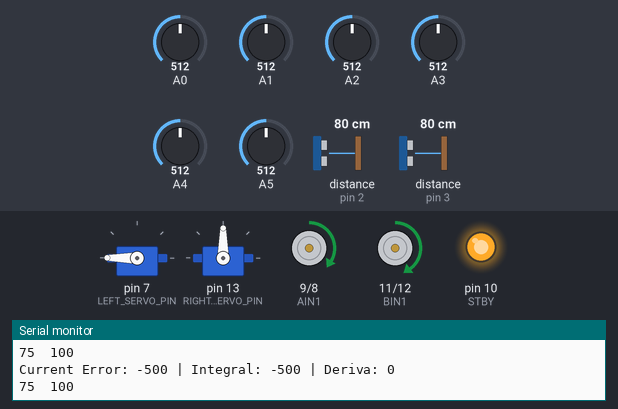
The sketch below on a simulated Arduino Mega 2560, built with avr-gcc and run on an emulated ATmega2560. On the bench: 2 × servo, motor-driver pin pairs drawn as motors (green arrow = first pin HIGH = forward, orange = second pin HIGH = backward, longer = more drive, scaled by the enable pin, stopped while the standby pin is LOW), output pins drawn as LEDs (lit = HIGH), the last lines printed to the serial monitor. Inputs (shaded band) come from the test bench; at power-on: A2 = 512, A0 = 512, distance to the obstacle (sensors on pin 2, pin 3) 80 cm, A1 = 512, A3 = 512, A4 = 512, A5 = 512. The echo pulse lasts 58.3 µs per cm.

Above: at 8.5 s.
8.6 s: A2 set to 716
At 8.91 s:
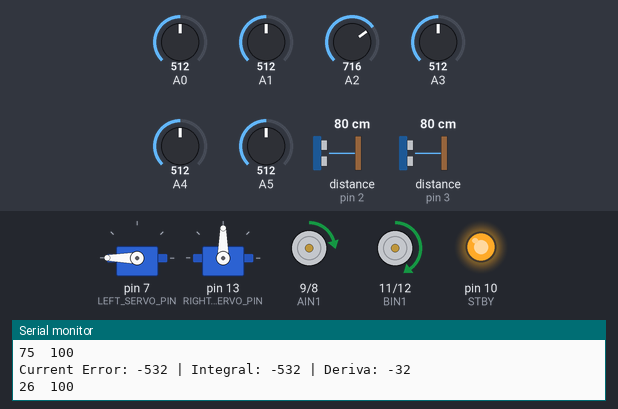
10.5 s: A0 set to 56
At 10.64 s:
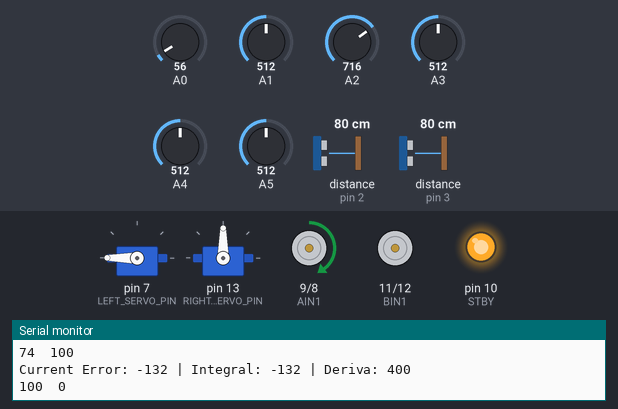
12.2 s: A0 set to 48
At 13.6 s:
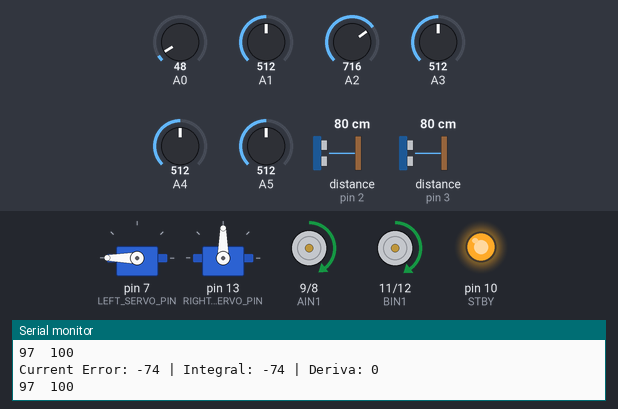
13.9 s: distance to the obstacle (sensor on pin 2) set to 23 cm
15.4 s: distance to the obstacle (sensor on pin 2) set to 18 cm
At 16.2 s:
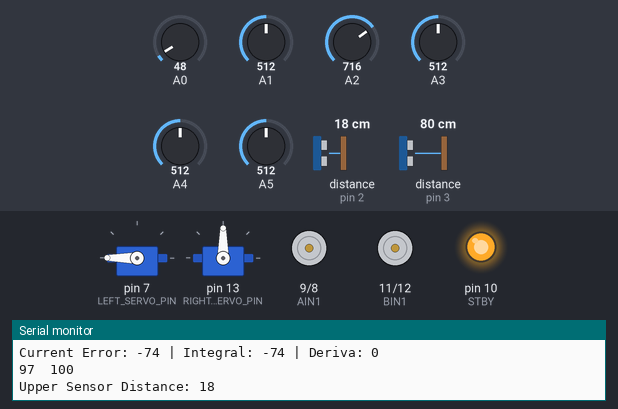
Timing chart, 0 to 18.0 s (numbered marks = the images above; inputs shaded):
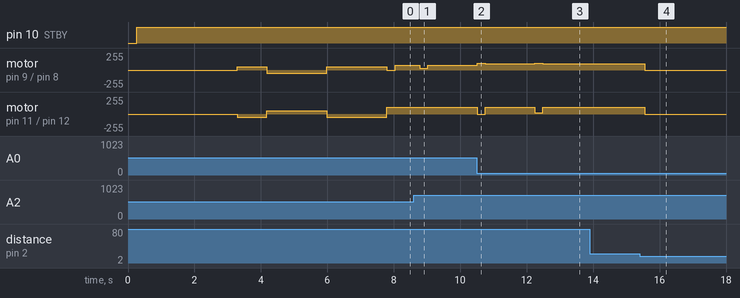

Measured:
- the behaviour switches between 53 and 52 on A0 (found by bisection; images 2 and 3)
- the behaviour switches between 21 and 20 cm on distance to the obstacle (sensor on pin 2) (found by bisection; images 3 and 4)
- after the input at 8.6 s, motor on pin 9 (AIN1) / pin 8 (AIN2): forward 75/255 → forward 26/255 after 0.18 s, → forward 74/255 0.25 s later
- after the input at 10.5 s, motor on pin 9 (AIN1) / pin 8 (AIN2): forward 74/255 → forward 100/255 at once, → forward 94/255 0.25 s later; motor on pin 11 (BIN1) / pin 12 (BIN2): forward 100/255 → stopped at once, → forward 100/255 0.25 s later
- after the input at 12.2 s, motor on pin 9 (AIN1) / pin 8 (AIN2): forward 94/255 → forward 100/255 at once, → forward 97/255 0.25 s later; motor on pin 11 (BIN1) / pin 12 (BIN2): forward 100/255 → forward 17/255 at once, → forward 100/255 0.25 s later
- after the input at 15.4 s, motor on pin 9 (AIN1) / pin 8 (AIN2): forward 97/255 → stopped after 0.16 s; motor on pin 11 (BIN1) / pin 12 (BIN2): forward 100/255 → stopped after 0.16 s

The sketch:

lineFollowerArmsAndWallDetect.ino
```cpp
#include <QTRSensors.h>
#include <NewPing.h>
#include <Servo.h>

// The PID control algorithm is based on the Advanced Line Following Algorithm with 3pi robot,
// please refer to https://www.pololu.com/docs/0J21/7.c for original code.

// The main loop of the example reads the calibrated sensor values and uses them to
// estimate the position of a line.  You can test this by taping a piece of 3/4" black
// electrical tape to a piece of white paper and sliding the sensor across it.  It
// prints the sensor values to the serial monitor as numbers from 0 (maximum reflectance)
// to 1000 (minimum reflectance) followed by the estimated location of the line as a number
// from 0 to 5000.  1000 means the line is directly under sensor 1, 2000 means directly
// under sensor 2, etc.  0 means the line is directly under sensor 0 or was last seen by
// sensor 0 before being lost.  5000 means the line is directly under sensor 5 or was
// last seen by sensor 5 before being lost.

// Use of Shift Register for exending Digital Inputs
// 1. Power Connections
// GND (pin 8) to ground, VDD (pin 16) to 5V
// 2. Connect to Arduino
// Q8 (pin 3) to Ardunio DigitalPin 9 (blue wire), dataPin
// CLOCK (pin 10) to to Ardunio DigitalPin 7 (yellow wire), clockPin
// P/S C (pin 9) to Ardunio DigitalPin 8 (green wire), latchPin

#define DEBUG 0 // if DEBUG is on, only test motor and/or sensors
#define INFO 1 // if INFO is on, print debug info

/* For shift register */
//#define latchPin 3
//#define dataPin 4
//#define clockPin 2

/* For distance sensor, INPUT */
#define UPPER_ECHO_PIN 2
//#define UPPER_TRIG_PIN 2
#define LOWER_ECHO_PIN 3
//#define LOWER_TRIG_PIN 3
#define MAX_DISTANCE 80
#define MAX_STOP_DISTANCE 20

/* For Servo Arms, OUTPUT */
#define LEFT_SERVO_PIN 7
#define RIGHT_SERVO_PIN 13

/* For motor controll, OUTPUT */
#define STBY 10 //standby

/* motor A connected between A01 and A02 - Left Motor */
#define PWMA 5
#define AIN1 9
#define AIN2 8
/* motor B connected between B01 and B02 - Right Motor */
#define PWMB 6
#define BIN1 11
#define BIN2 12

#define MAX_SPEED 100 // maximum when driving
#define CALI_SPEED 50 // speed when calibrating

/* For PID control */
#define Kp 0.05 // proportional constant
#define Ki 0.0001 // integral constant
#define Kd 1.5 // derivative constant
#define aggrKp 4 // aggressive proportional constant
#define aggrKd 0.2 // aggressive integral constant
#define aggrKi 1 // aggressive derivative constant

/* For QTR sensors, INPUT */
#define NUM_SENSORS 6 // number of sensors used
#define NUM_SAMPLES_PER_SENSOR 4 // average 4 analog samples per sensor reading

int lastError = 0;

/* The core stages for the robot,
 * INIT_NAV_MODE, initial navigation mode for finding the correct direction
 * RELEASE_BALL_MODE, mode for releasing the ping pong ball
 * DRIVE_MODE, mode for 1) line following before the robot encounters the ball,
 * 2) line following the robot grabs the ball, but before it reaches the goal
 */
int INIT_NAV_MODE = 1;
int DRIVE_MODE = 0;
int RELEASE_BALL_MODE = 0;
int BALL_IS_GRABBED = 0;

/* sensors 0 through 5 are connected to analog inputs 0 through 5, respectively */
QTRSensorsAnalog qtra((unsigned char[]) {0, 1, 2, 3, 4, 5},
  NUM_SENSORS, NUM_SAMPLES_PER_SENSOR, QTR_NO_EMITTER_PIN);
unsigned int sensorValues[NUM_SENSORS];

/* Define distance sensor for obstacle detection */
NewPing upperSonar(UPPER_ECHO_PIN, UPPER_ECHO_PIN, MAX_DISTANCE); // for detecting wall
NewPing lowerSonar(LOWER_ECHO_PIN, LOWER_ECHO_PIN, MAX_DISTANCE); // for detecting ping pong ball
unsigned int upperReading; // distance raw value read from upper sonar
unsigned int lowerReading; // distance raw value read from lower sonar
unsigned int pingSpeed = 50; // How frequently are we going to send out a ping (in milliseconds). 50ms would be 20 times a second.
unsigned long pingTimer;     // Holds the next ping time.

Servo leftArm;
Servo rightArm;

void setup() {
  // Set up shift register
//  pinMode(latchPin, OUTPUT);
//  pinMode(clockPin, OUTPUT);
//  pinMode(dataPin, INPUT);

  // Set up motor controll pins as output
  pinMode(STBY,OUTPUT);
  pinMode(AIN1,OUTPUT);
  pinMode(AIN2,OUTPUT);
  pinMode(PWMA,OUTPUT);
  pinMode(BIN1,OUTPUT);
  pinMode(BIN2,OUTPUT);
  pinMode(PWMB,OUTPUT);

  leftArm.attach(LEFT_SERVO_PIN);  // Set left servo
  rightArm.attach(RIGHT_SERVO_PIN);  // Set right servo

  // Set up front arms to release position
  leftArm.write(180);
  rightArm.write(90);

  Serial.begin(9600);
}

void loop() {
  if (DEBUG) {
    // enable the following functions as needed
//    test_sensor();
//    test_motor();
//    test_arms();
  } else {
    if (INIT_NAV_MODE) {
      pingTimer = millis(); // Start now.
      if (millis() >= pingTimer) {
        pingTimer += pingSpeed;
        upperReading = upperSonar.ping_median(10);
        int cm = (int)upperReading / US_ROUNDTRIP_CM;

        if (INFO == 1) {
          Serial.print("Ping: ");
          Serial.print(cm);
          Serial.println();
        }

        if (cm > 0 && cm <= MAX_STOP_DISTANCE) {
          Serial.println("Rotating...");
          set_motors(60, -60);
        } else {
          INIT_NAV_MODE = 0; // stop initial navigation mode
          DRIVE_MODE = 1; // start driving mode
          Serial.println("Route detected, moving out...");
          set_motors(0,0);

          Serial.println("Starting to calibrate in 3 seconds...");
          delay(3000);

          // Auto-calibration: turn right and left while calibrating the
          // sensors.
          init_calibrate(20, 100);
          set_motors(0,0); // stop the motor for a second
        }
      }
    }

    if (DRIVE_MODE) {
      pingTimer = millis(); // Start now.

      // execute driving function
      line_follow_drive();

      if (millis() >= pingTimer) {
        pingTimer += pingSpeed;

        // read from the upper sonar sensor
        // get a good sample, the larger the sample the longer it takes to read
        upperReading = upperSonar.ping_median(5);

        // convert to cm
        int upperDistanceCM = (int)upperReading / US_ROUNDTRIP_CM;

        if (upperDistanceCM > 0 && upperDistanceCM <= MAX_STOP_DISTANCE) {
          if (INFO == 1) {
            Serial.print("Upper Sensor Distance: ");
            Serial.print(upperDistanceCM);
            Serial.println();
          }

          DRIVE_MODE = 0; // stop driving mode if goal is detected
          RELEASE_BALL_MODE = 1; // enter shoot mode

          set_motors(0, 0); // stop the robot movement
        }

        // read from the lower sonar sensor
        if (!BALL_IS_GRABBED) {
          lowerReading = lowerSonar.ping_median(5);
          int lowerDistanceCM = (int)lowerReading / US_ROUNDTRIP_CM;

          if (lowerDistanceCM > 0 && lowerDistanceCM <= MAX_STOP_DISTANCE) {
            if (INFO == 1) {
              Serial.print("Lower Sensor Distance: ");
              Serial.print(lowerDistanceCM);
              Serial.println();
            }

            set_motors(0, 0); // stop the robot movement
            delay(3000); // delay for 3 seconds

            BALL_IS_GRABBED = 1;
            grab_ball(90, 180); // grab the ball

            delay(3000); // delay for 3 seconds before restarting
          }
        }
      }
    }

    if (RELEASE_BALL_MODE) {
      set_motors(0, 0); // stop the robot
      delay(3000); // delay for 3 seconds

      RELEASE_BALL_MODE = 0;

      Serial.println("Releasing the ball...");
      release_ball(180, 90);

      delay(3000); // delay for 3 seconds
    }
  }
}

void line_follow_drive() {
  unsigned int position = 0;
  long integral = 0;
  int powerDifference = 0;
  int leftMotorSpeed = 0;
  int rightMotorSpeed = 0;

  // get calibrated readings along with the line position,
  // refer to the QTR Sensors Arduino Library for more details on line position.
  position = qtra.readLine(sensorValues);

//  Serial.println(position);

  // The "error" term should be 0 when we are on the line.
  // i.e., if there are 6 sensors and the readings are from (0~5000),
  // the error will be -2500 ~ 2500
  int error = (int) position - 3000;

  // Compute the derivative (change), which determines the rate of change of
  // the error value
  int derivative = error - lastError;

  // Compute the integral (sum) of the previous position values,
  // which records the history of the robot's motion
  integral += error;

  // Remember the last position of the robot
  lastError = error;

  if (INFO == 1) {
    Serial.print("Current Error: ");
    Serial.print(error);
    Serial.print(" | ");
    Serial.print("Integral: ");
    Serial.print(integral);
    Serial.print(" | ");
    Serial.print("Deriva: ");
    Serial.print(derivative);
    Serial.println();
  }

  // Compute the difference between the two motor power settings,
  // m1 - m2.  If this is a positive number the robot will turn
  // to the right.  If it is a negative number, the robot will
  // turn to the left, and the magnitude of the number determines
  // the sharpness of the turn.
  powerDifference = error*Kp + integral*Ki + derivative*Kd;

  // Aggressive turning alogrithm, needs to be tested out
//  if (derivative <= -1300 || derivative >= 1300) {
//    Serial.println("Big Gap!");
//    powerDifference = error*aggrKp + integral*aggrKi + derivative*aggrKd;
//  } else {
//    powerDifference = error*Kp + integral*Ki + derivative*Kd;
//  }

//  if (INFO == 1) {
//    Serial.println(powerDifference);
//  }

  // Compute the actual motor settings.  We never set either motor
  // to a negative value.
  if(powerDifference > MAX_SPEED)
    powerDifference = MAX_SPEED;

  if(powerDifference < -MAX_SPEED)
    powerDifference = -MAX_SPEED;

  if (powerDifference < 0) {
    leftMotorSpeed = MAX_SPEED+powerDifference;
    rightMotorSpeed = MAX_SPEED;
  } else {
    leftMotorSpeed = MAX_SPEED;
    rightMotorSpeed = MAX_SPEED-powerDifference;
  }

  set_motors(leftMotorSpeed, rightMotorSpeed);

  if (INFO == 1) {
    Serial.print(leftMotorSpeed);
    Serial.print('\t');
    Serial.print(rightMotorSpeed);
    Serial.println();
  }
}

/* Auto-calibration: turn right and left while calibrating the sensors.
 * baseDelayTime: base delay time, delayCounter: the number of loops to delay
 */
void init_calibrate(int baseDelayTime, int delayCounter) {
  for (int counter=0; counter<delayCounter; counter++) {
    if (counter < 20 || counter >= 60)
      set_motors(CALI_SPEED,-CALI_SPEED);
    else
      set_motors(-CALI_SPEED,CALI_SPEED);

    // This function records a set of sensor readings and keeps
    // track of the minimum and maximum values encountered.  The
    // IR_EMITTERS_ON argument means that the IR LEDs will be
    // turned on during the reading, which is usually what you
    // want.
    qtra.calibrate();

    // the total delay is (# of loops)*(delay time/loop),
    // i.e., 100*20 = 2000 ms.
    delay(baseDelayTime);
  }
}

/* Drive the robot by enabling power in left and right motors */
void set_motors(int leftMotorSpeed, int rightMotorSpeed) {
//  digitalWrite(STBY, HIGH);

  if (rightMotorSpeed < 0) { // move backwards
    digitalWrite(STBY, HIGH);
    digitalWrite(BIN1, LOW);
    digitalWrite(BIN2, HIGH);
    analogWrite(PWMB, abs(rightMotorSpeed));
  } else { // move forward
    digitalWrite(STBY, HIGH);
    digitalWrite(BIN1, HIGH);
    digitalWrite(BIN2, LOW);
    analogWrite(PWMB, rightMotorSpeed);
  }

  if (leftMotorSpeed < 0) { // move backwards
    digitalWrite(STBY, HIGH);
    digitalWrite(AIN1, LOW);
    digitalWrite(AIN2, HIGH);
    analogWrite(PWMA, abs(leftMotorSpeed));
  } else { // move forward
    digitalWrite(STBY, HIGH);
    digitalWrite(AIN1, HIGH);
    digitalWrite(AIN2, LOW);
    analogWrite(PWMA, leftMotorSpeed);
  }
}

/* lower the arms to capture the ball, degree values vary based on the inital servo position */
void grab_ball(int leftAngle, int rightAngle) {
  leftArm.write(leftAngle);
  rightArm.write(rightAngle);
}

/* raise the arms to release the ball, degree values vary based on the inital servo position */
void release_ball(int leftAngle, int rightAngle) {
  leftArm.write(leftAngle);
  rightArm.write(rightAngle);
}

/* Read raw sensor values from the QTR Reflectance Sensors */
void test_sensor() {
  // read raw sensor values
  qtra.read(sensorValues);

  // print the sensor values as numbers from 0 to 1023, where 0 means maximum reflectance and
  // 1023 means minimum reflectance
  for (unsigned char i = 0; i < NUM_SENSORS; i++)
  {
    Serial.print(sensorValues[i]);
    Serial.print('\t'); // tab to format the raw data into columns in the Serial monitor
  }
  Serial.println();

  delay(250);
}

/* Test motors */
void test_motor() {
  int testSpeed = 60;
  digitalWrite(STBY, HIGH);
  // Left motor
  analogWrite(PWMA, testSpeed);
  digitalWrite(AIN1, HIGH);
  digitalWrite(AIN2, LOW);
  // Right motor
  digitalWrite(PWMB, testSpeed);
  digitalWrite(BIN1, HIGH);
  digitalWrite(BIN2, LOW);
}

void test_arms() {
  grab_ball(90, 180);
  delay(2000);
//  release_ball(180, 90);
}
```
